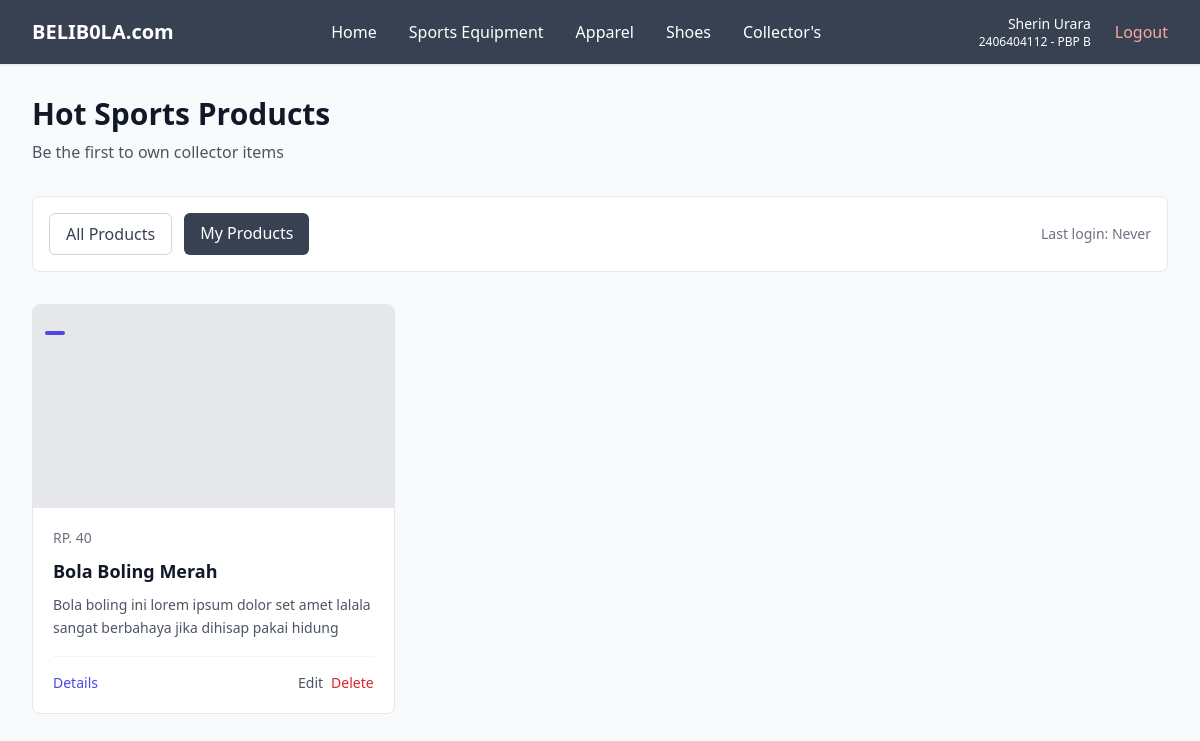
The app's page /?filter=my (signed in) with its own data.
### main/models.py (models this page shows, shortened)
class Products(models.Model):
    CATEGORY_CHOICES = [
        ('bola biasa', 'Bola Biasa'),
        ('update', 'Update'),
        ('exclusive', 'Exclusive'),
        ('bola luar biasa', 'Bola Luar Biasa'),
        ('kolektor', 'Kolektor'),
        ('signed', 'Signed'),
    ]
    seller = models.ForeignKey(User, on_delete=models.CASCADE, null=True)
    id = models.UUIDField(primary_key=True, default=uuid.uuid4, editable=False)
    name = models.CharField()
    price = models.IntegerField()
    description = models.TextField()
    thumbnail = models.URLField()
    category = models.CharField(max_length=20, choices=CATEGORY_CHOICES, default='update')
    is_featured = models.BooleanField(default=False)

### main/views.py (the view)
# urls.py: path('', show_main, name='show_main'),
@login_required(login_url='/login')
def show_main(request):
    filter_type = request.GET.get('filter', 'all')  # default to 'all'
    if filter_type == "my":
        products_list = Products.objects.filter(seller=request.user)
    else:
        products_list = Products.objects.all()
    context = {
        'app' : 'BeliBola',
        'npm' : '2406404112',
        'name': 'Sherin Urara',
        'class': 'PBP B',
        'products_list': products_list,
        'last_login': request.COOKIES.get('last_login',"Never"),
        'username': request.COOKIES.get('username', "Never")
    }
    return render(request, "main.html", context)

### main/templates/main.html (shortened to what this page needs)
{% extends 'base.html' %}
{% load static %}
{% block content %}
{% include 'navbar.html' %}
 <div class="bg-gray-50 w-full pt-16 min-h-screen">
  <div class="max-w-7xl mx-auto px-4 sm:px-6 lg:px-8 py-8">
    <div class="mb-8">
      <h1 class="text-3xl font-bold text-gray-900 mb-2">Hot Sports Products</h1>
      <p class="text-gray-600">Be the first to own collector items</p>
    </div>
    <div class="flex flex-col sm:flex-row sm:items-center sm:justify-between mb-8 bg-white rounded-lg border border-gray-200 p-4">
      <div class="flex space-x-3 mb-4 sm:mb-0">
        <a href="?" class="{% if request.GET.filter == 'all' or not request.GET.filter  %} bg-gray-700 text-white{% else %}bg-white text-gray-700 border border-gray-300{% endif %} px-4 py-2 rounded-md font-medium transition-colors hover:bg-gray-500 hover:text-white">
          All Products
        </a>
        <a href="?filter=my" class="{% if request.GET.filter == 'my' %} bg-gray-700 text-white{% else %}bg-white text-gray-700 border border-gray-300{% endif %} px-4 py-2 rounded-md font-medium transition-colors hover:bg-gray-500 hover:text-white">
          My Products
        </a>
      </div>
      {% if user.is_authenticated %}
        <div class="text-sm text-gray-500">
          Last login: {{ last_login }}
        </div>
      {% endif %}
    </div>
 {% if not products_list %}
      <div class="bg-white rounded-lg border border-gray-200 p-12 text-center">
        <div class="w-32 h-32 mx-auto mb-4">
          <img src="{% static 'image/no-products.png' %}" alt="No products available" class="w-full h-full object-contain">
        </div>
        <h3 class="text-lg font-medium text-gray-900 mb-2">No Products on BeliB0la</h3>
        <p class="text-gray-500 mb-6">Be the first to add a product to belibola!</p>
        <a href="{% url 'main:create_products' %}" class="inline-flex items-center px-4 py-2 bg-grey-600 text-white rounded-md hover:bg-green-700 transition-colors">
          Sell Product
        </a>
      </div>
    {% else %}
      <div class="grid grid-cols-1 md:grid-cols-2 lg:grid-cols-3 gap-6">
        {% for products in products_list %}
          {% include 'card_product.html' with product=product %}
        {% endfor %}
      </div>
    {% endif %}
 {% endblock content %}

### main/templates/navbar.html (shortened to what this page needs)
<nav class="fixed top-0 left-0 w-full bg-gray-700 border-b border-gray-200 shadow-sm z-50">
    <div class="max-w-7xl mx-auto px-6 lg:px-8">
      <div class="flex items-center justify-between h-16">
        <div class="flex items-center">
          <h1 class="text-xl font-semibold text-gray-900">
            <span class="text-white">BELIB0LA.com</span>
          </h1>
        </div>
        <div class="hidden md:flex items-center space-x-8">
          <a href="/" class="text-white hover:text-gray-500 font-medium transition-colors">
            Home
          </a>
          <a href="{% url 'main:create_products' %}" class="text-white hover:text-gray-500 font-medium transition-colors">
            Sports Equipment
          </a>
          <a href="{% url 'main:create_products' %}" class="text-white hover:text-gray-500 font-medium transition-colors">
            Apparel
          </a>
          <a href="{% url 'main:create_products' %}" class="text-white hover:text-gray-500 font-medium transition-colors">
            Shoes
          </a>
          <a href="{% url 'main:create_products' %}" class="text-white hover:text-gray-500 font-medium transition-colors">
            Collector's
          </a>
        </div>
        <div class="hidden md:flex items-center space-x-6">
          {% if user.is_authenticated %}
            <div class="text-right">
              <div class="text-sm font-medium text-white">{{ name|default:user.username }}</div>
              <div class="text-xs text-white">{{ npm|default:"Student" }} - {{ class|default:"Class" }}</div>
            </div>
            <a href="{% url 'main:logout' %}" class="text-red-300 hover:text-red-700 font-medium transition-colors">
              Logout
            </a>
          {% endif %}
        </div>
      </div>
    </div>
  </nav>

### main/templates/card_product.html (shortened to what this page needs)
{% load static %}
<article class="bg-white rounded-lg border border-gray-200 hover:shadow-lg transition-shadow duration-300 overflow-hidden">
  <div class="aspect-[16/9] relative overflow-hidden">
    {% if news.thumbnail %}
      <img src="{{ products.thumbnail }}" alt="{{ products.name }}" class="w-full h-full object-cover">
    {% else %}
      <div class="w-full h-full bg-gray-200"></div>
    {% endif %}
    <div class="absolute top-3 left-3">
      <span class="inline-flex items-center px-2.5 py-0.5 rounded-md text-xs font-medium bg-indigo-600 text-white">
      </span>
    </div>
  </div>
  <div class="p-5">
    <div class="flex items-center text-sm text-gray-500 mb-3">
      <h1>RP. {{ products.price }}</h1>
    </div>
    <h3 class="text-lg font-semibold text-gray-900 mb-3 line-clamp-2 leading-tight">
      <a href="{% url 'main:show_products' products.id %}" class="hover:text-indigo-600 transition-colors">
        {{ products.name }}
      </a>
    </h3>
    <p class="text-gray-600 text-sm leading-relaxed line-clamp-3 mb-4">
      {{ products.description|truncatewords:20 }}
    </p>
    {% if user.is_authenticated and products.seller == user %}
      <div class="flex items-center justify-between pt-4 border-t border-gray-100">
        <a href="{% url 'main:show_products' products.id %}" class="text-indigo-600 hover:text-indigo-700 font-medium text-sm transition-colors">
          Details
        </a>
        <div class="flex space-x-2">
          <a href="{% url 'main:edit_product' products.id %}" class="text-gray-600 hover:text-gray-700 text-sm transition-colors">
            Edit
          </a>
          <a href="{% url 'main:delete_product' products.id %}" class="text-red-600 hover:text-red-700 text-sm transition-colors">
            Delete
          </a>
        </div>
      </div>
    {% else %}
      <div class="pt-4 border-t border-gray-100">
        <a href="{% url 'main:show_products' products.id %}" class="text-indigo-600 hover:text-indigo-700 font-medium text-sm transition-colors">
          Details →
        </a>
      </div>
    {% endif %}
  </div>
</article>

### records on screen
Products: price "40", name "Bola Boling Merah", description "Bola boling ini lorem ipsum dolor set amet lalala sangat berbahaya jika dihisap pakai hidung", shows "Details"

### other values on screen
{{ name|default:user.username }} "Sherin Urara"
{{ npm|default:"Student" }} "2406404112"
{{ class|default:"Class" }} "PBP B"
{{ last_login }} "Never"
